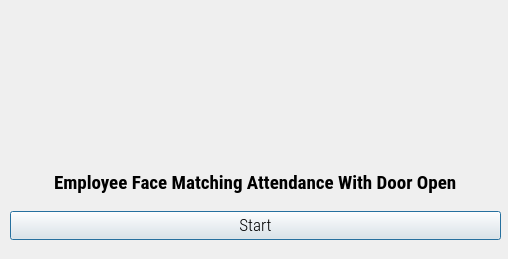
<?xml version="1.0" encoding="UTF-8"?>
<ui version="4.0">
 <class>Dialog</class>
 <widget class="QDialog" name="Dialog">
  <property name="geometry">
   <rect>
    <x>0</x>
    <y>0</y>
    <width>508</width>
    <height>259</height>
   </rect>
  </property>
  <property name="minimumSize">
   <size>
    <width>508</width>
    <height>259</height>
   </size>
  </property>
  <property name="maximumSize">
   <size>
    <width>508</width>
    <height>259</height>
   </size>
  </property>
  <property name="windowTitle">
   <string>Employee Face Matching Attendance With Door Open</string>
  </property>
  <property name="windowIcon">
   <iconset resource="resource.qrc">
    <normaloff>C:\Python\PycharmProjects\Face-Recogntion-PyQt-master\Face_Detection_PyQt_Final\icon/icon.png</normaloff>C:\Python\PycharmProjects\Face-Recogntion-PyQt-master\Face_Detection_PyQt_Final\icon/icon.png</iconset>
  </property>
  <widget class="QLabel" name="logolabel">
   <property name="geometry">
    <rect>
     <x>0</x>
     <y>0</y>
     <width>502</width>
     <height>135</height>
    </rect>
   </property>
   <property name="text">
    <string/>
   </property>
   <property name="pixmap">
    <pixmap resource="resource.qrc">C:\Python\PycharmProjects\Face-Recogntion-PyQt-master\Face_Detection_PyQt_Final\logo/logo.png</pixmap>
   </property>
  </widget>
  <widget class="QWidget" name="verticalLayoutWidget">
   <property name="geometry">
    <rect>
     <x>10</x>
     <y>160</y>
     <width>491</width>
     <height>80</height>
    </rect>
   </property>
   <layout class="QVBoxLayout" name="verticalLayout">
    <item>
     <layout class="QHBoxLayout" name="horizontalLayout">
      <item alignment="Qt::AlignHCenter">
       <widget class="QLabel" name="filelabel">
        <property name="font">
         <font>
          <family>Roboto Condensed</family>
          <pointsize>14</pointsize>
          <weight>75</weight>
          <bold>true</bold>
         </font>
        </property>
        <property name="text">
         <string>Employee Face Matching Attendance With Door Open</string>
        </property>
       </widget>
      </item>
     </layout>
    </item>
    <item>
     <widget class="QPushButton" name="runButton">
      <property name="font">
       <font>
        <family>Roboto Condensed Light</family>
        <pointsize>13</pointsize>
       </font>
      </property>
      <property name="text">
       <string>Start</string>
      </property>
     </widget>
    </item>
   </layout>
  </widget>
 </widget>
 <resources>
  <include location="resource.qrc"/>
 </resources>
 <connections/>
</ui>
